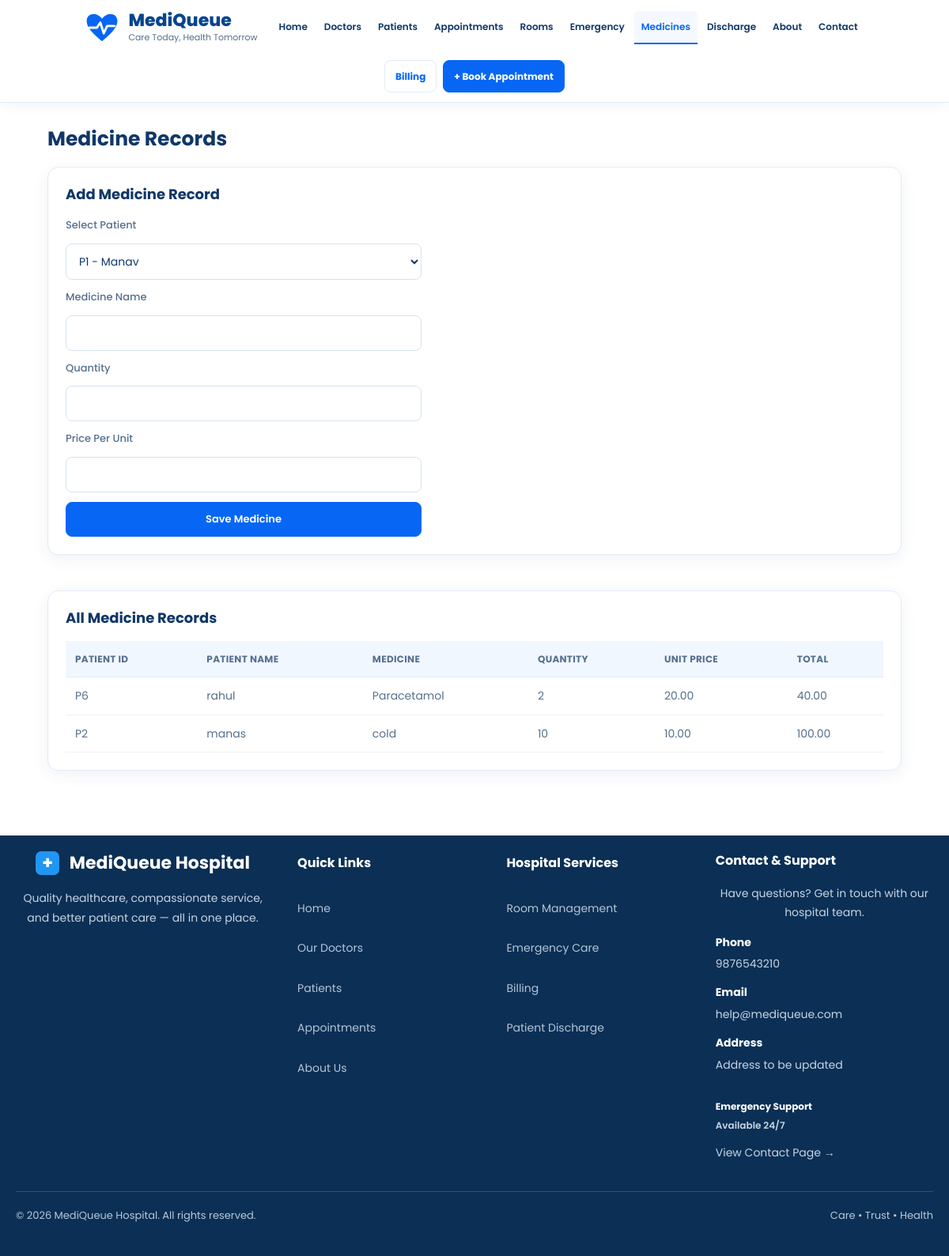
The page /medicines on the database its author committed.
### tables this page shows
CREATE TABLE medicine_records (
                id INTEGER PRIMARY KEY AUTOINCREMENT,
                patient_id TEXT NOT NULL,
                medicine_name TEXT NOT NULL,
                quantity INTEGER NOT NULL,
                price_per_unit REAL NOT NULL,
                created_at TEXT DEFAULT CURRENT_TIMESTAMP,
                FOREIGN KEY (patient_id)
                    REFERENCES patients(patient_id)
            );

CREATE TABLE patients (
                patient_id TEXT PRIMARY KEY,
                name TEXT NOT NULL,
                age INTEGER NOT NULL,
                phone TEXT NOT NULL,
                email TEXT,
                disease TEXT,
                blood_group TEXT,
                medical_history TEXT DEFAULT ''
            );

### app.py (the view, shortened to what this page needs)
@app.route("/medicines", methods=["GET", "POST"])
def medicines():
    patients = load_patients()
    error = None
    with get_connection() as conn:
        rows = conn.execute(
            """
            SELECT mr.*, p.name AS patient_name
            FROM medicine_records mr
            JOIN patients p ON p.patient_id = mr.patient_id
            ORDER BY mr.id DESC
            """
        ).fetchall()
    medicine_records = [
        {
            "patient_id": row["patient_id"],
            "patient_name": row["patient_name"],
            "medicine_name": row["medicine_name"],
            "quantity": row["quantity"],
            "price": row["price_per_unit"],
            "total": row["quantity"] * row["price_per_unit"],
        }
        for row in rows
    ]
    return render_template(
        "medicines.html",
        patients=patients,
        medicine_records=medicine_records,
        error=error,
    )

### app.py (called while the page is built)
def load_patients():
    with get_connection() as conn:
        rows = conn.execute(
            "SELECT * FROM patients ORDER BY rowid"
        ).fetchall()
        records = conn.execute(
            """
            SELECT patient_id, record
            FROM medical_records
            ORDER BY id
            """
        ).fetchall()
    history = {}
    for row in records:
        history.setdefault(row["patient_id"], []).append(row["record"])
    patients = []
    for row in rows:
        patient = Patient(
            row["patient_id"],
            row["name"],
            row["age"],
            row["phone"],
            row["email"] or "",
            row["disease"] or "",
            row["blood_group"] or "",
        )
        for record in history.get(patient.patient_id, []):
            patient.add_medical_record(record)
        patients.append(patient)
    return patients

### database.py (called while the page is built)
def get_connection():
    conn = sqlite3.connect(DATABASE_PATH)
    conn.row_factory = sqlite3.Row
    conn.execute("PRAGMA foreign_keys = ON")
    return conn

### templates/medicines.html (shortened to what this page needs)
{% extends "base.html" %}
{% block content %}
<h2>Medicine Records</h2>
<div class="card">
    <h3>Add Medicine Record</h3>
    {% if patients %}
    <form method="POST">
        <label>Select Patient</label>
        <select name="patient_id" required>
            {% for p in patients %}
            <option value="{{ p.patient_id }}">
                {{ p.patient_id }} - {{ p.name }}
            </option>
            {% endfor %}
        </select>
        <label>Medicine Name</label>
        <input type="text" name="medicine_name" required>
        <label>Quantity</label>
        <input type="number" name="quantity" min="1" required>
        <label>Price Per Unit </label>
        <input type="number" name="price" min="0" step="0.01" required>
        <button type="submit" class="btn">Save Medicine</button>
    </form>
    {% else %}
    <p>Please register a patient first.</p>
    {% endif %}
</div>
<br>
<div class="card">
    <h3>All Medicine Records</h3>
    {% if medicine_records %}
    <table>
        <tr>
            <th>Patient ID</th>
            <th>Patient Name</th>
            <th>Medicine</th>
            <th>Quantity</th>
            <th>Unit Price</th>
            <th>Total</th>
        </tr>
        {% for m in medicine_records %}
        <tr>
            <td>{{ m.patient_id }}</td>
            <td>{{ m.patient_name }}</td>
            <td>{{ m.medicine_name }}</td>
            <td>{{ m.quantity }}</td>
            <td>{{ "%.2f"|format(m.price) }}</td>
            <td>{{ "%.2f"|format(m.total) }}</td>
        </tr>
        {% endfor %}
    </table>
    {% else %}
    <p>No medicine records have been added yet.</p>
    {% endif %}
</div>
{% endblock %}

### static/style.css (style rules this page uses)
:root { --primary-blue: #0866F5; --primary-hover: #0756D3; --dark-blue: #103768; --navy-blue: #0B2F55; --light-blue: #EAF6FF; --page-bg: #F8FBFF; --white: #FFFFFF; --text-color: #55708F; --border-color: #E1ECF8; --green: #10B995; --purple: #6338D4; --red: #F04452; --orange: #FFA500; --shadow: 0 5px 20px rgba(16, 55, 104, 0.07); }
* { box-sizing: border-box; }
html { scroll-behavior: smooth; scroll-padding-top: 100px; }
body { margin: 0; font-family: "Poppins", Arial, sans-serif; background: var(--white); color: var(--dark-blue); font-size: 14px; line-height: 1.6; }
h1, h2, h3, h4 { color: var(--dark-blue); line-height: 1.3; }
h2 { font-size: 25px; font-weight: 700; margin: 0 0 18px; }
button, input, select, textarea { font-family: inherit; }
.btn { display: inline-block; padding: 11px 19px; color: var(--white); background: var(--primary-blue); border: 1px solid var(--primary-blue); border-radius: 8px; font-size: 13px; font-weight: 600; text-align: center; cursor: pointer; transition: 0.2s ease; }
.card { margin-bottom: 22px; padding: 22px; overflow-x: auto; background: var(--white); border: 1px solid var(--border-color); border-radius: 14px; box-shadow: var(--shadow); }
.card h3 { margin-top: 0; font-size: 18px; }
table { width: 100%; border-collapse: collapse; background: var(--white); }
th { padding: 13px 12px; color: #55708F; background: #F1F7FF; border-bottom: 1px solid var(--border-color); font-size: 12px; font-weight: 700; text-align: left; text-transform: uppercase; letter-spacing: 0.3px; }
td { padding: 12px; color: var(--text-color); border-bottom: 1px solid #EDF2F8; }
form { display: flex; flex-direction: column; gap: 12px; max-width: 450px; }
label { color: var(--text-color); font-size: 13px; font-weight: 500; }
input[type="text"], input[type="number"], input[type="email"], input[type="tel"], input[type="date"], input[type="time"], input[type="password"], select, textarea { width: 100%; padding: 11px 12px; color: var(--dark-blue); background: var(--white); border: 1px solid #D5E2F0; border-radius: 8px; outline: none; font-size: 14px; }

### rows shown on the page
medicine_records: patient_id "P6", patient_name "rahul", medicine_name "Paracetamol", quantity "2", price "20.00", total "40.00"
medicine_records: patient_id "P2", patient_name "manas", medicine_name "cold", quantity "10", price "10.00", total "100.00"

### other values the page prints
form field patient_id "P1 - Manav"
